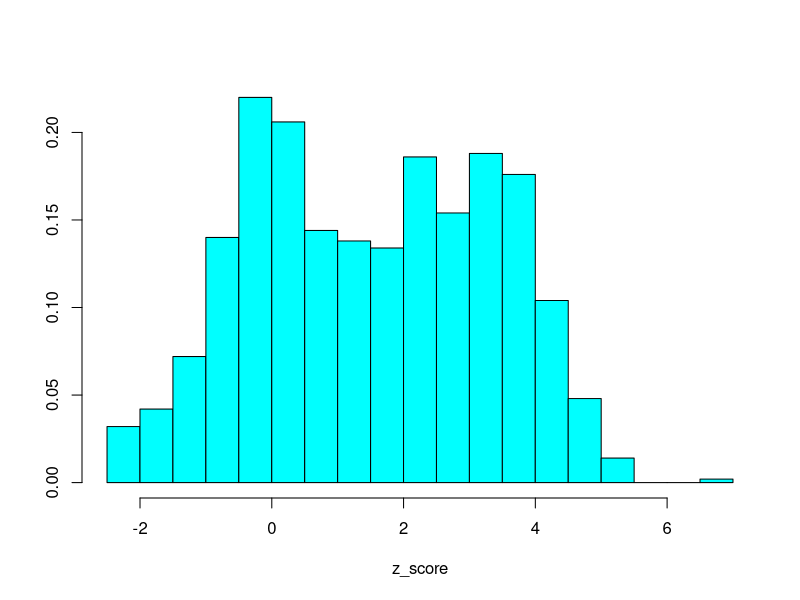
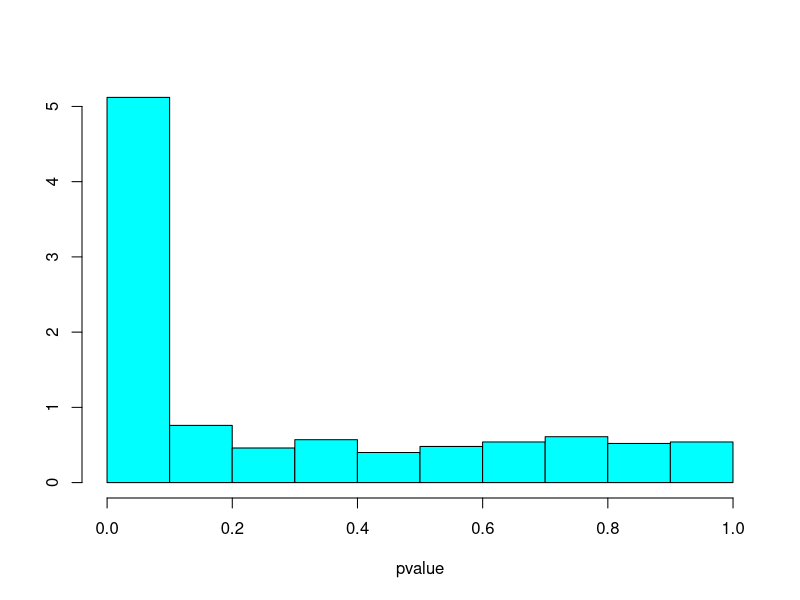
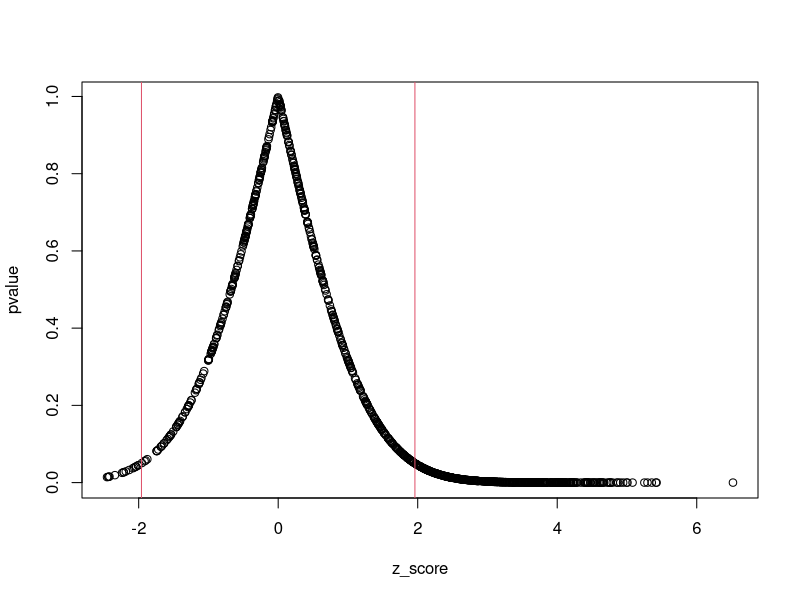
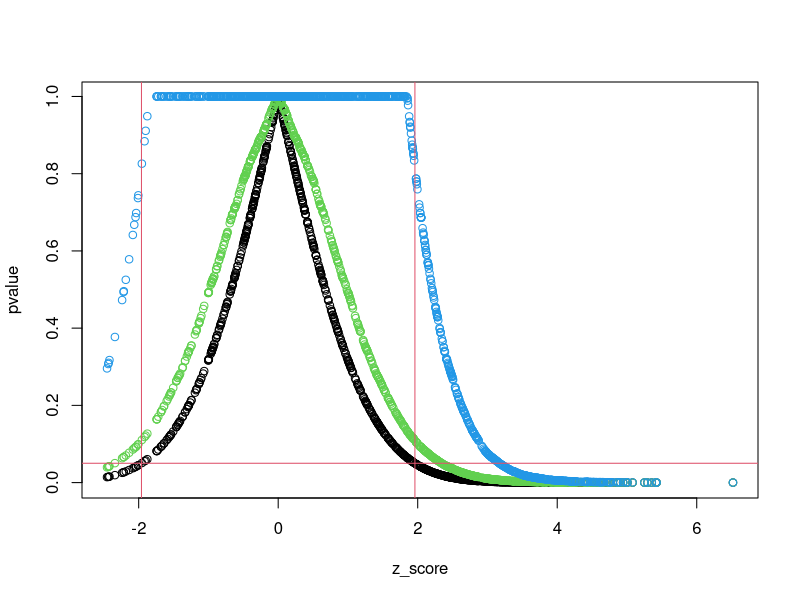
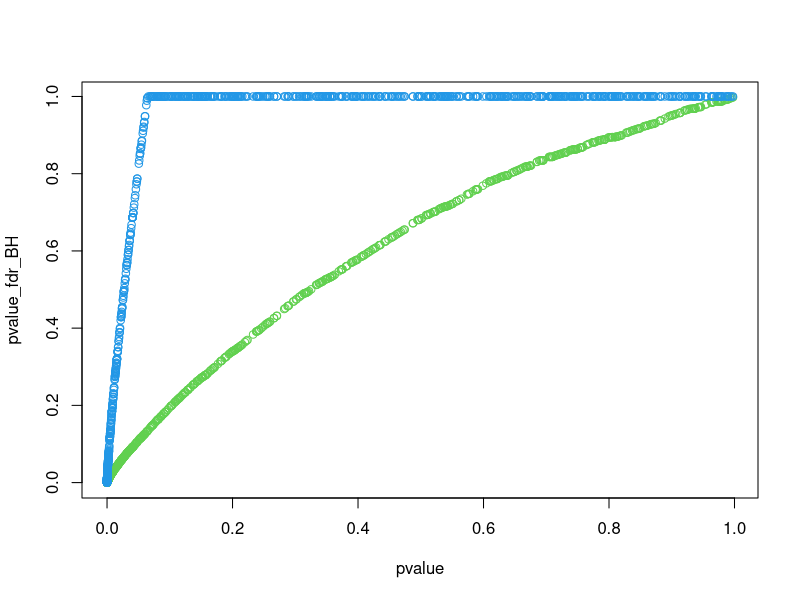

These figures' R source, in order:
## R_Demo_Model_Evaluation_false_discovery_rate.R
##########################################################################
## INSTRUCTOR: Christopher Fariss
## COURSE NAME: Programming and Simulation Methods for Computational Social Science (2W)
## University of Essex Summer School 2024
##
## Date: 2024-07-22
##
## Please e-mail me if you find any errors or have and suggestions
## e-mail: cjf0006@gmail.com
## e-mail: cjfariss@umich.edu
##
##########################################################################
## Introduction to tutorial:
##
## False Discovery Rate:
## the expected proportion of false discoveries among the rejected hypotheses
##
## Use this tool when you have many more columns of data than rows of data
##
## Penalize the calculated p_values.
## There are many possible corrections, many of which are available in R.
## The simplest criterion is to simply increase the threshold (decrease the p-value size) at which the researcher reports evidence of non-zero relationship.
##
## In general, these tools are designed to reduce the rate of false positives with respect to the hypothesis test under consideration.
## In other words, the methods penalize the standard p-value to reduce false discovery rate which is when we incorrectly reject the null hypothesis that there is no real effect.
## This means we pay a cost of more type II errors (false negatives) in an effort to reduce the rate of type I error (false positives).
##
## When the number of observations we have is limited, these corrections are useful to consider.
## In cases of large-scale datasets, consider using an out of sample testing procedure to reduce the false discovery rate.
##
## See for many other options see the R documentation here http://www.strimmerlab.org/notes/fdr.html
##
## As we discussed with the definitions of precision, recall, and accuracy, there is no strict advice on which p-value adjustment to use.
##
## Depending on the substantive goal of the modeling effort, the researcher may wish to minimize false positives or false negatives (identify all potential units that are of some class for further analysis).
##
## In an exploratory study, the researcher may wish to describe all potentially significant relationships as a starting point for additional research.
##
## If there are potential costs associated with the study, in particular for vulnerable populations, then considering a stricter criterion for reporting a statistically significant finding may be advisable.
##
## Keep in mind though, that not passing a threshold for statistically significant and thus rejecting a null hypothesis is distinct from estimating the precision of a null effect.
##
## Usually, these corrections are for large-scale hypothesis testing: i.e., 100s or 1000s of tests. If you had 100s of tests and only a handful produced a significant result, we would want to use a correction to rule out false positives.
## On the other hand, 100s of tests in which nearly all produce a significant test statistic probably may provide the researcher with a lot of confidence that the modelled relationships are capturing a true substantive relationship.
##
## There are several methods of correction available in R. Bonferroni is the most conservative but not too bad in scenarios with a small number of tests. The penalty to the p-value increases as the number of tests increases.
##
##########################################################################

library(MASS)

## generate random variable to use as Z-score
n <- 1000
z_score <- rnorm(n, mean = c(rep(0, n/2), rep(3, n/2)))
truehist(z_score)

## transform Z-score into p-value
pvalue <- 2*pnorm(-abs(z_score))
truehist(pvalue)
plot(z_score, pvalue)
abline(v=1.96, col=2)
abline(v=-1.96, col=2)


## adjust for potential false discoveries using the BH (Benjamini & Hochberg) adjustment
pvalue_fdr_BH <- p.adjust(pvalue, method="BH")

## adjust for potential false discoveries using the BY (Benjamini-Yekutieli) adjustment
pvalue_fdr_BY <- p.adjust(pvalue, method="BY")

## plot adjusted p_value by original p_value
plot(z_score, pvalue)
points(z_score, pvalue_fdr_BH, col=3)
points(z_score, pvalue_fdr_BY, col=4)
abline(v=1.96, col=2)
abline(v=-1.96, col=2)
abline(h=.05, col=2)

## plot adjusted p_value by original p_value
plot(pvalue, pvalue_fdr_BH, col=3)
points(pvalue, pvalue_fdr_BY, col=4)


## if you are curious: calculate the BY adjustment in base R use the code below (this is modified from code out of the p.adjust function in R)
index <- length(pvalue):1
o <- order(pvalue, decreasing = TRUE)
ro <- order(o)
q <- sum(1/(1:n))
pvalue_adjusted <- pmin(1, cummin(q * length(pvalue)/index * pvalue[o]))[ro]


## Evaluate the p-value corrections given a vecor of p-values
temp_list <- list()
for(i in 1:7){
  pvalues <- c(.01,.025, .05)
  pvalue_method <- c("holm", "hochberg", "hommel", "bonferroni", "BH", "BY", "fdr")
  adj_pvalue <- p.adjust(pvalues, method=pvalue_method[i])
  temp_list[[i]] <- data.frame(pvalue_method=pvalue_method[i], pvalues, adj_pvalue)
}
do.call("rbind", temp_list)
